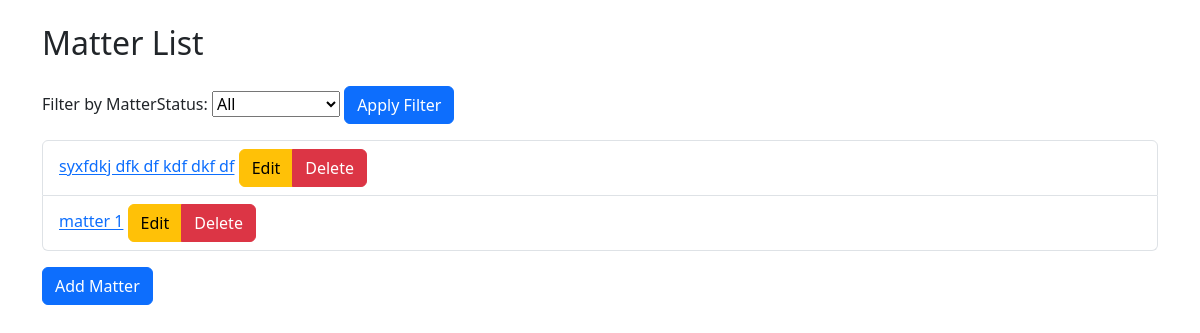
Before: /eFile/matter/ with the older database file.
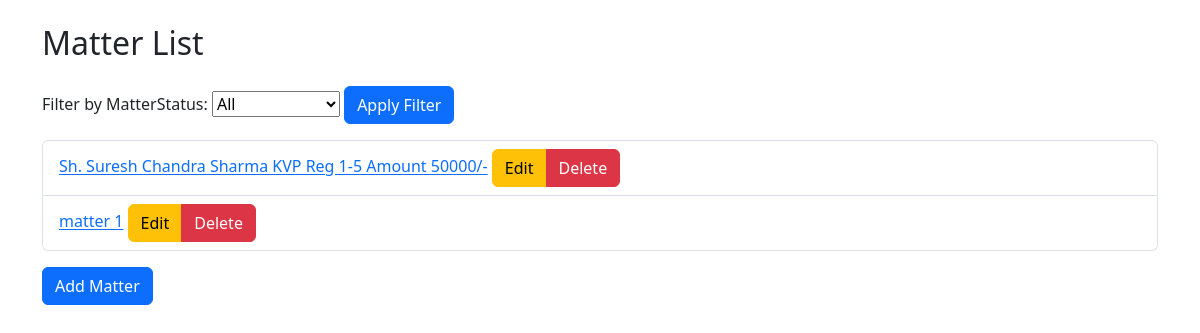
After: the same page with the newer database file.
### eFile/models.py (models this page shows, shortened)
class Matter(models.Model):
    MatterId = models.AutoField(primary_key=True)
    MatterDate = models.DateField()
    FileId = models.ForeignKey(FileInfo, on_delete=models.CASCADE)
    MatterSubject = models.CharField(max_length=255)
    MatterDetail = models.TextField(null=True, blank= True)
    MatterType = models.ForeignKey(MatterType, on_delete=models.CASCADE)
    MatterStatus = models.ForeignKey(MatterStatus, on_delete=models.CASCADE)

### eFile/views.py (the view)
# urls.py: path('matter/', matter_list, name='matter_list'),
def matter_list(request):
    matters = Matter.objects.all()
    matter_status_filter = request.GET.get('matter_status_filter')
    if matter_status_filter:
        matters = matters.filter(MatterStatus__MatterStatus=matter_status_filter)
    matter_statuses = MatterStatus.objects.all()
    return render(request, 'eFile/matter_list.html', {'matters': matters, 'matter_statuses': matter_statuses, 'selected_matter_status': matter_status_filter})

### templates/eFile/matter_list.html (shortened to what this page needs)
{% extends 'eFile/base.html' %}
{% block content %}
  <h2 class="mb-4">Matter List</h2>
  <form method="get" class="mb-3">
    <label for="matter_status_filter">Filter by MatterStatus:</label>
    <select name="matter_status_filter" id="matter_status_filter">
      <option value="" {% if not selected_matter_status %}selected{% endif %}>All</option>
    </select>
    <button type="submit" class="btn btn-primary">Apply Filter</button>
  </form>
  <ul class="list-group">
    {% for matter in matters %}
      <li class="list-group-item">
        <a href="{% url 'matter_detail_with_corr' pk=matter.pk %}">{{ matter.MatterSubject }}</a>
        <div class="btn-group" role="group">
          <a class="btn btn-warning" href="{% url 'matter_edit' pk=matter.pk %}">Edit</a>
          <a class="btn btn-danger" href="{% url 'matter_delete' pk=matter.pk %}">Delete</a>
        </div>
      </li>
    {% endfor %}
  </ul>
  <a class="btn btn-primary mt-3" href="{% url 'matter_add' %}">Add Matter</a>
{% endblock %}

Changed rows visible on the page:
removed Matter: MatterSubject "syxfdkj dfk df kdf dkf df"
added Matter: MatterSubject "Sh. Suresh Chandra Sharma KVP Reg 1-5 Amount 50000/-"
